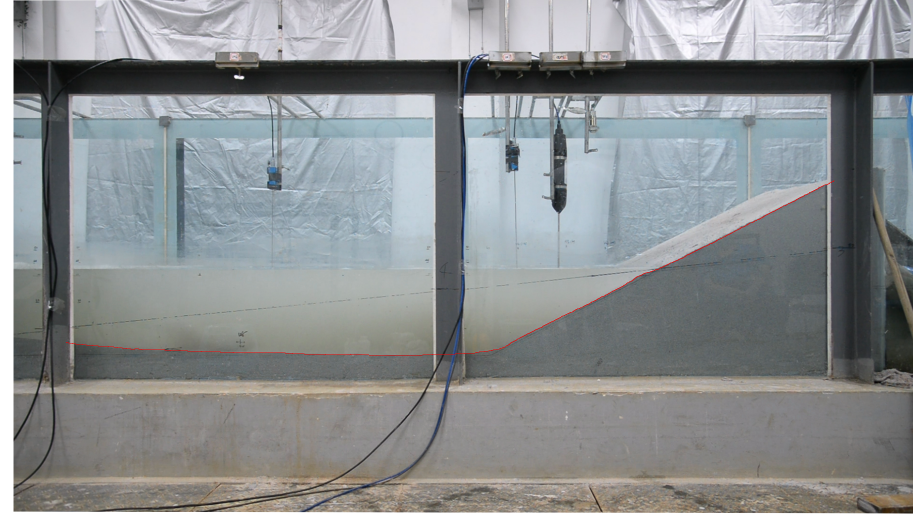
%> input picture lagoon-dune profile/02-characteristic profile/h040H010-noveg-DSC_5558.MOV_000452.892.png, 1826 x 1027 px (shown at 1/2 size); its folder holds only this picture in this run
$ octave findline_right.m   (GNU Octave 9; MATLAB toolbox functions it lacks are replaced by stand-ins)
%> lines starting %> are read from the running program, lines starting %| are printed output that depends on the picture
%% 读取当前文件夹内的所有png图片

clear;
clc;
close all;
Profilename = 'correction';
% 获取当前文件夹中所有png文件的文件名
fileList = dir('*.png');
% 遍历文件列表，逐个读取文件
figure(1)
pic0=fileList(1).name;
imshow(pic0);
hold on;

for i = 1:length(fileList)
    filename = fileList(i).name;
    % 使用imread函数读取文件
    img = imread(filename);
%> img is the input picture: size 1027x1826x3 uint8; mean R, G, B 137.4, 141.1, 142.7
    [m,n,color] = size(img);
%> m = 1027; n = 1826; color = 3
    img1 = rgb2gray(img);
    R = img(:,:,1);
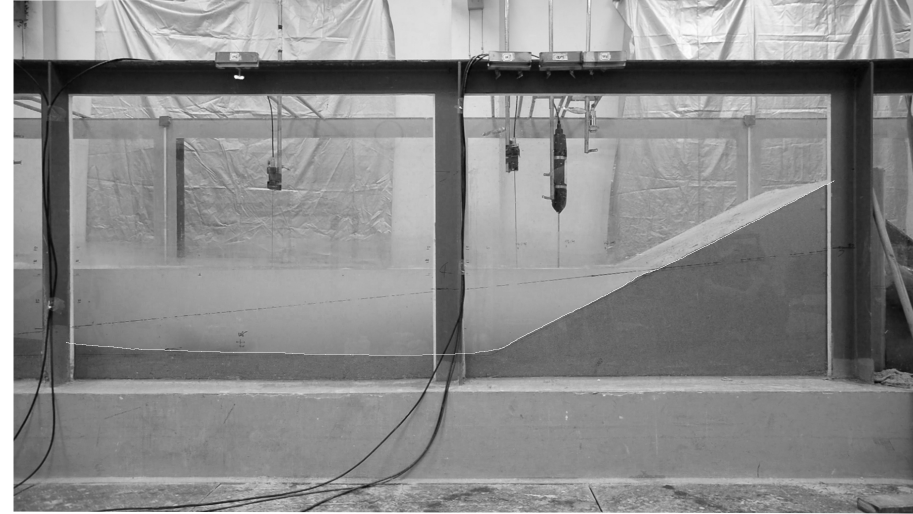
%> R: size 1027x1826 uint8 (shown at 1/2 size); min 2, max 255, mean 137.4
    G = img(:,:,2);
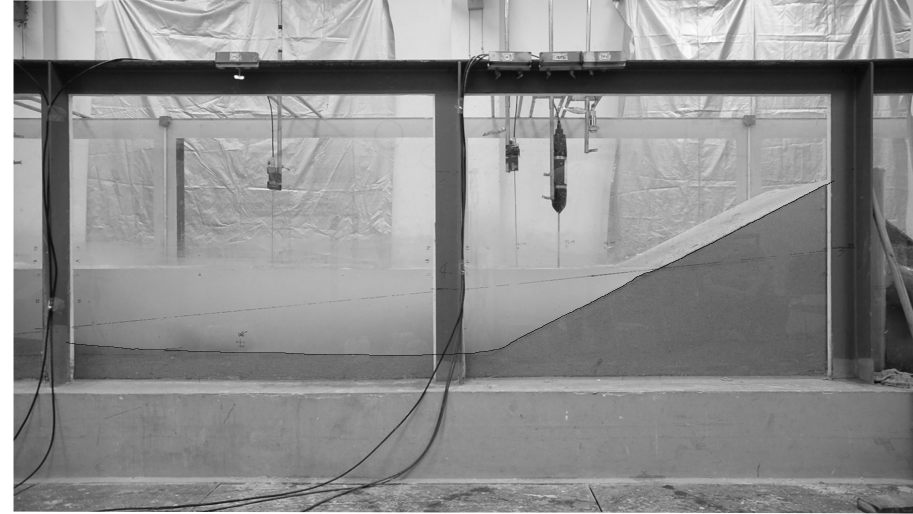
%> G: size 1027x1826 uint8 (shown at 1/2 size); min 0, max 255, mean 141.1
    B = img(:,:,3);
    clear A1 A2
    [A1,A2] = find(R==235 & G==6 & B==6); % A1-Y A2-X，已经将RGB纠正
%> A1 = 1883 values from 362 to 711; A2 = 1883 values from 133 to 1669
    figure(1)
    plot(A2,A1,'-.b','LineWidth',1);
    title(filename);
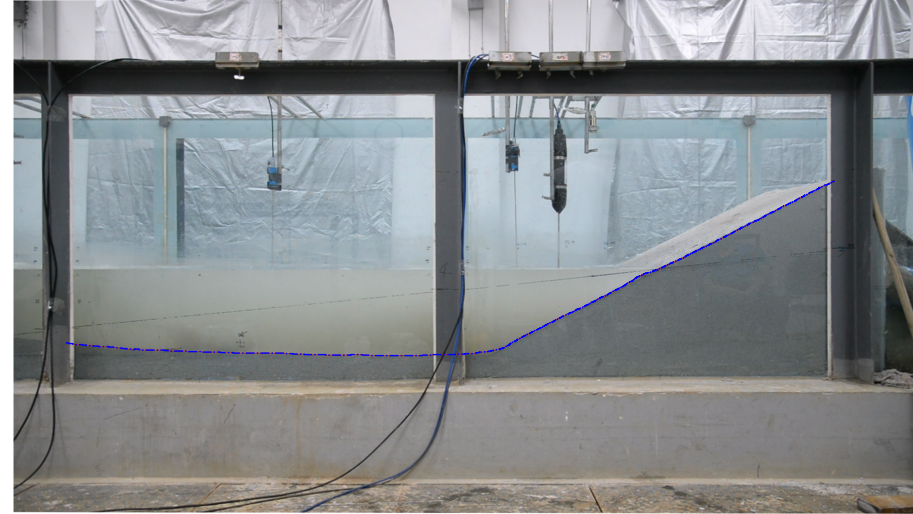
%> figure redrawn from the program's plot data; shown at 1/2 size; its title reads 'h040H010-noveg-DSC_5558.MOV_000452.892.png'
    hold on;
    %将横纵坐标转化为以水槽底部为0点的坐标系
    A2=11.7-(922-A2)*0.001899;
%> A2 = 1883 values from 10.2 to 13.12
    A1=(526-A1)*0.001923+0.45;
%> A1 = 1883 values, max 0.765 at index 1881, min 0.0942 at index 635, mean 0.281

    PDATA = [A2 A1];%已将顺序调整为xy坐标的正确标注
%> PDATA = 1883 rows, first 12: [10.2 0.144; 10.2 0.144; 10.2 0.142; 10.21 0.142; 10.21 0.142; 10.21 0.142; 10.21 0.142; 10.21 0.14; 10.21 0.14; 10.21 0.14; 10.22 0.14; 10.22 0.14]

    writematrix(PDATA, 'data.xlsx', 'Sheet', i);
end

$ run again, on lagoon-dune profile/02-characteristic profile/h045H013-noveg-DSC_5554.MOV_000344.528.png
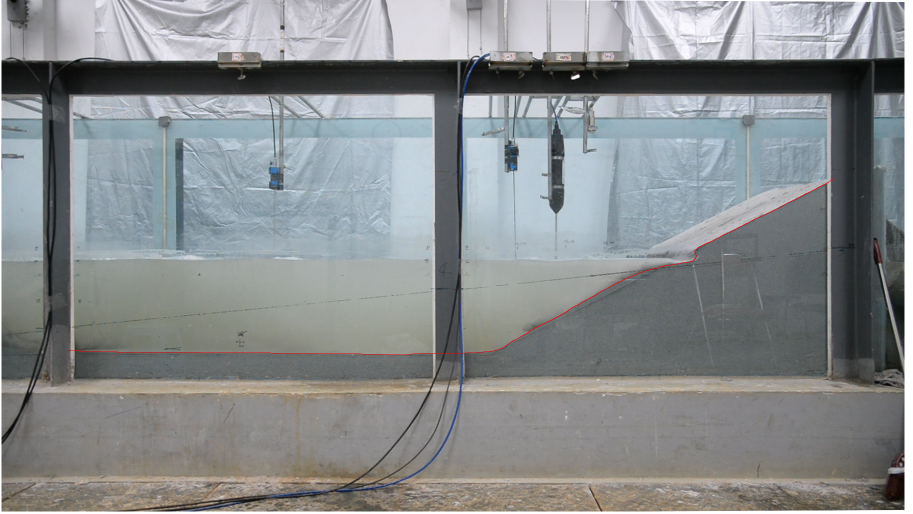
%> input picture lagoon-dune profile/02-characteristic profile/h045H013-noveg-DSC_5554.MOV_000344.528.png, 1826 x 1027 px (shown at 1/2 size)
%> img is the input picture: size 1027x1826x3 uint8; mean R, G, B 136.1, 139.9, 141.2
%> `img1 = rgb2gray(img);`:
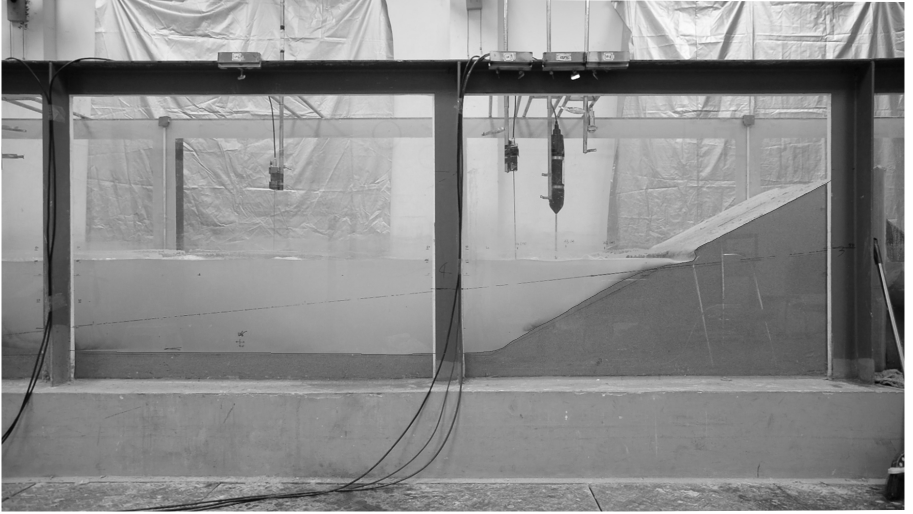
%> img1: size 1027x1826 uint8 (shown at 1/2 size); min 0, max 255, mean 138.9
%> `[A1,A2] = find(R==235 & G==6 & B==6);`: A1 = 1864 values from 357 to 710; A2 = 1864 values from 140 to 1672
%> `title(filename);`:
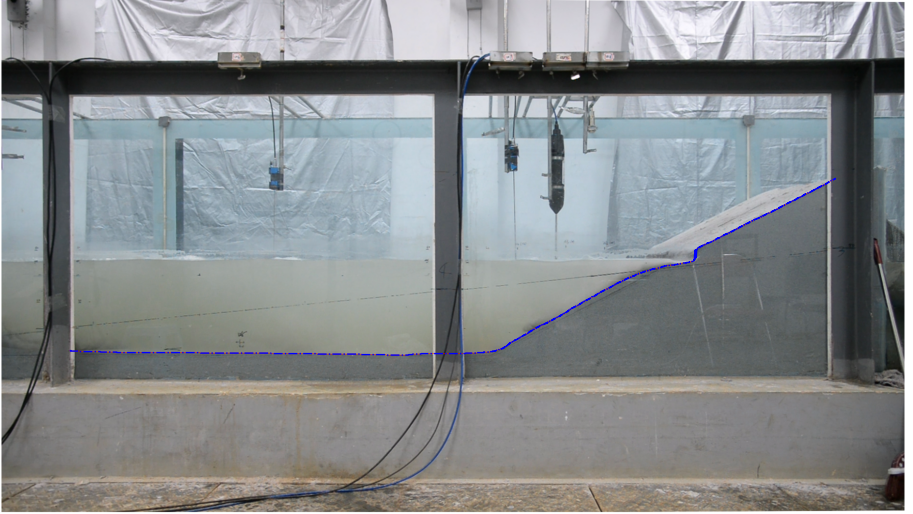
%> figure redrawn from the program's plot data; shown at 1/2 size; its title reads 'h045H013-noveg-DSC_5554.MOV_000344.528.png'
%> `A2=11.7-(922-A2)*0.001899;`: A2 = 1864 values from 10.21 to 13.12
%> `A1=(526-A1)*0.001923+0.45;`: A1 = 1864 values, max 0.775 at index 1862, min 0.0962 at index 637, mean 0.287
%> PDATA = 1864 rows, first 12: [10.21 0.113; 10.22 0.113; 10.22 0.113; 10.22 0.112; 10.22 0.112; 10.22 0.112; 10.22 0.112; 10.23 0.112; 10.23 0.112; 10.23 0.112; 10.23 0.112; 10.23 0.112]
